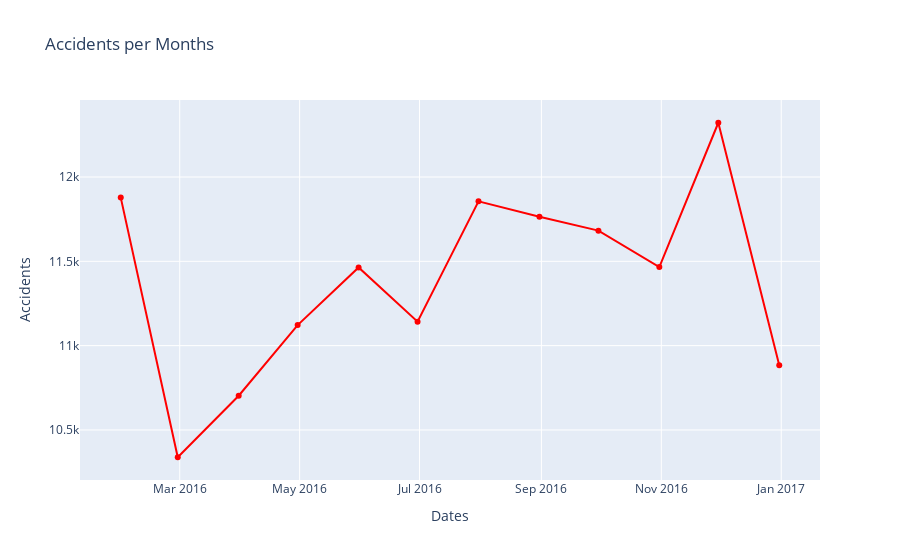

Here is the notebook cell this chart was saved with:
### Code cell
#plot a line chart to show the didtribution of accidents per months
plt.figure(figsize=(10,10))

Accidents_plot= go.Figure(data= go.Scatter(x= XRoad_Accidents.index, y = XRoad_Accidents['Accidents'], name = 'Heat_wave', line=dict(color='red',width=2)))
Accidents_plot.update_layout(title='Accidents per Months',xaxis_title ='Dates', yaxis_title='Accidents')
Accidents_plot.show()

### Figure 1 — Plotly figure (JSON) as saved in the notebook; plotly's stock layout.template omitted (floating-point values rounded to 4 significant figures)
{"data": [{"line": {"color": "red", "width": 2}, "name": "Heat_wave", "type": "scatter", "x": ["2016-01-31T00:00:00", "2016-02-29T00:00:00", "2016-03-31T00:00:00", "2016-04-30T00:00:00", "2016-05-31T00:00:00", "2016-06-30T00:00:00", "2016-07-31T00:00:00", "2016-08-31T00:00:00", "2016-09-30T00:00:00", "2016-10-31T00:00:00", "2016-11-30T00:00:00", "2016-12-31T00:00:00"], "y": [11878, 10338, 10703, 11122, 11464, 11142, 11856, 11765, 11682, 11466, 12322, 10883]}], "layout": {"title": {"text": "Accidents per Months"}, "xaxis": {"title": {"text": "Dates"}}, "yaxis": {"title": {"text": "Accidents"}}}}
